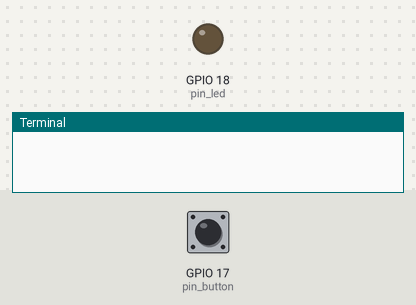
Simulated run of this program. Board: Raspberry Pi (BCM pin numbers). On the bench: output pins drawn as LEDs (lit = HIGH), the last lines printed to the terminal. The inputs (shaded band) are chosen by the test bench; at power-on: GPIO 17 (pin_button) HIGH.

Above: at 1.2 s.
1.3 s: GPIO 17 (pin_button) pulled LOW for 0.15 s
At 2.1 s:
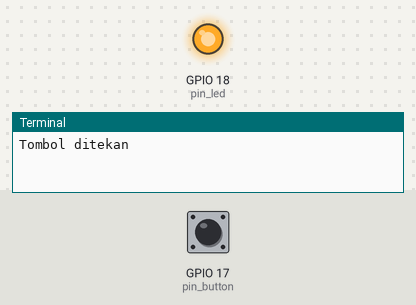
3.0 s: GPIO 17 (pin_button) pulled LOW for 1 s
At 4.5 s:
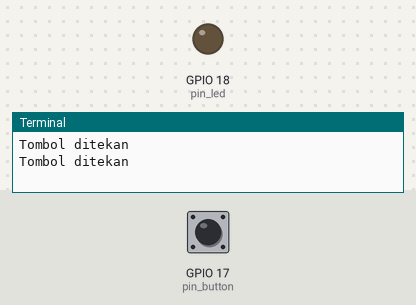
5.5 s: GPIO 17 (pin_button) pulled LOW for 3.2 s
At 6.4 s:
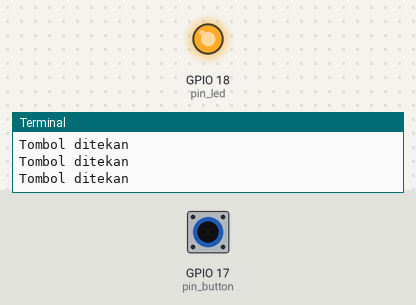
Timing chart, 0 to 8.5 s (numbered marks = the images above; inputs shaded):
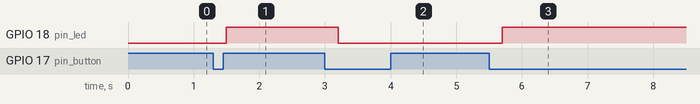

The program:

b-button_debouncing_led.py
```python
import RPi.GPIO as GPIO
import time

pin_button = 17
pin_led = 18

GPIO.setwarnings(False)
GPIO.setmode(GPIO.BCM)
GPIO.setup(pin_button, GPIO.IN, pull_up_down=GPIO.PUD_UP)
GPIO.setup(pin_led, GPIO.OUT)

status_led = False
status_button_old = True

while True:
    status_button_new = GPIO.input(pin_button)

    if status_button_new == False and status_button_old == True :
        print("Tombol ditekan")
        status_led = not status_led
        time.sleep(0.2)

    status_button_old = status_button_new
    GPIO.output(pin_led, status_led)
```

Measured:
- after the input at 1.3 s, GPIO 18 (pin_led): LOW → HIGH after 0.20 s
- after the input at 3.0 s, GPIO 18 (pin_led): HIGH → LOW after 0.20 s
- after the input at 5.5 s, GPIO 18 (pin_led): LOW → HIGH after 0.20 s
